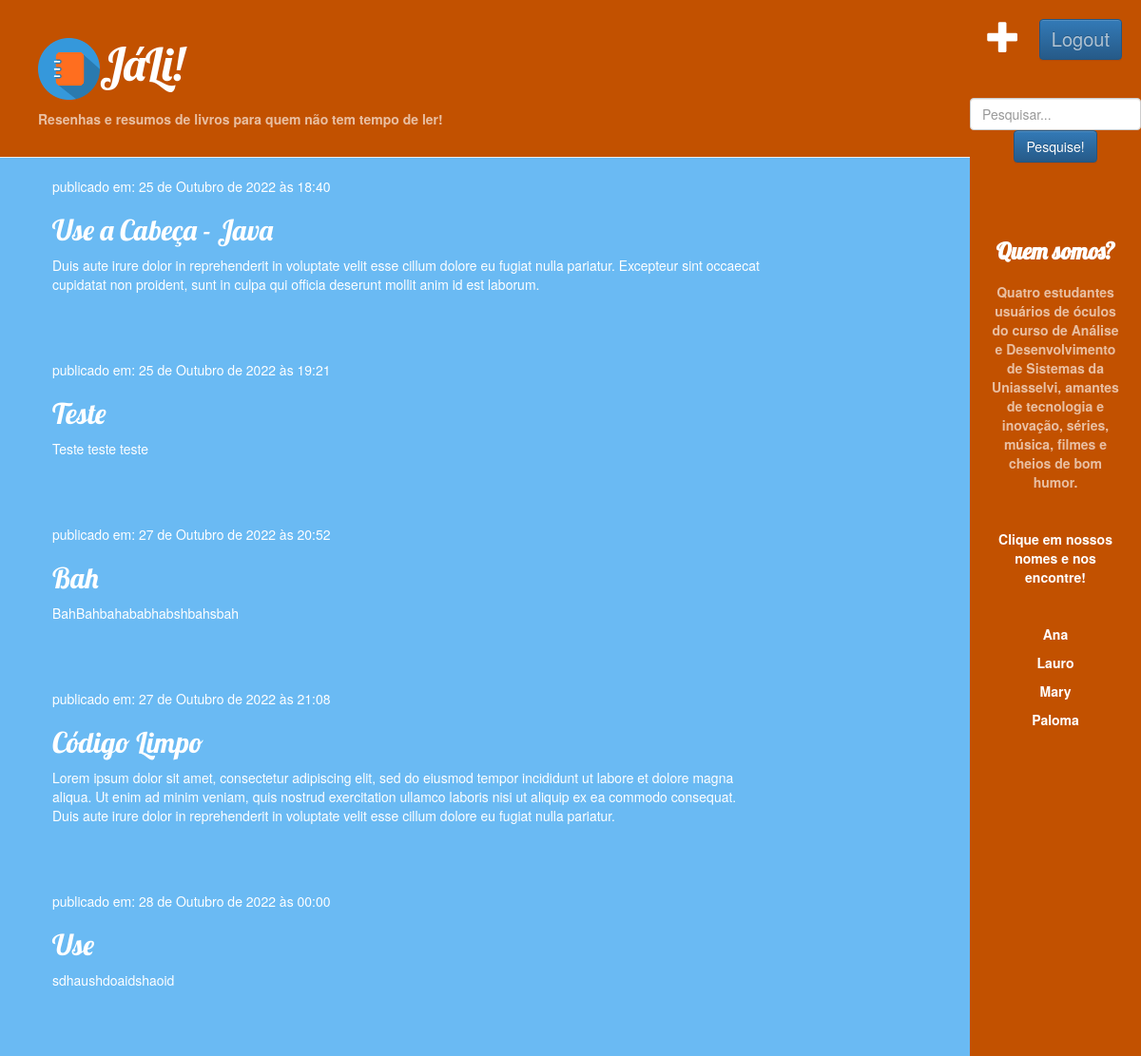
The app's page / (signed in) with its own data.
### home/models.py (models this page shows, shortened)
class Resenha(models.Model):
    autor = models.ForeignKey(settings.AUTH_USER_MODEL, on_delete=models.CASCADE)
    titulo = models.CharField(max_length=200)
    texto = models.TextField()
    data_criacao = models.DateTimeField(default=timezone.now)
    data_publicacao = models.DateTimeField(blank=True, null=True)

### home/views.py (the view)
# urls.py: path('', views.lista_resenhas, name='lista_resenhas'),
def lista_resenhas(request):
    resenhas = Resenha.objects.filter(data_publicacao__lte=timezone.now()).order_by('data_publicacao')
    busca = request.GET.get('busca')
    if busca:
        resenhas = Resenha.objects.filter(titulo__icontains=busca)
    return render(request, 'home/lista_resenhas.html', {'resenhas': resenhas})

### home/templates/home/lista_resenhas.html
{% extends 'home/base.html' %}
{% block content %}
        {% for resenha in resenhas %}
            <div class="resenha">
                <p>publicado em: {{ resenha.data_publicacao }}</p>
                <h2><a href="{% url 'detalhe_resenha' pk=resenha.pk %}">{{ resenha.titulo }}</a></h2>
                <p>{{ resenha.texto|linebreaksbr }}</p>
            </div>
        {% endfor %}
{% endblock %}

### home/static/css/home.css (style rules this page uses)
.page-header ul, li, button, a { color: #ffffffa2; }
body { background-color: rgb(106, 186, 243); }
h1, h2, h3, h4 { font-family: 'Lobster', cursive; }
.resenha { margin-bottom: 70px; }
.resenha h2, h2 a, .resenha h2 a:visited { color: #ffffff; }
.resenha p { color: #ffffff; }

### records on screen
Resenha: data_publicacao "25 de Outubro de 2022 às 18:40", titulo "Use a Cabeça - Java", texto "Duis aute irure dolor in reprehenderit in voluptate velit esse cillum dolore eu fugiat nulla pariatur. Excepteur sint occaecat cupidatat non proident, sunt in culpa qui officia deserunt mollit anim id est laborum."
Resenha: data_publicacao "25 de Outubro de 2022 às 19:21", titulo "Teste", texto "Teste teste teste"
Resenha: data_publicacao "27 de Outubro de 2022 às 20:52", titulo "Bah", texto "BahBahbahababhabshbahsbah"
Resenha: data_publicacao "27 de Outubro de 2022 às 21:08", titulo "Código Limpo", texto "Lorem ipsum dolor sit amet, consectetur adipiscing elit, sed do eiusmod tempor incididunt ut labore et dolore magna aliqua. Ut enim ad minim veniam, quis nostrud exercitation ullamco laboris nisi ut aliquip ex ea commodo consequat. Duis aute irure dolor in reprehenderit in voluptate velit esse cillum dolore eu fugiat nulla pariatur."
Resenha: data_publicacao "28 de Outubro de 2022 às 00:00", titulo "Use", texto "sdhaushdoaidshaoid"
